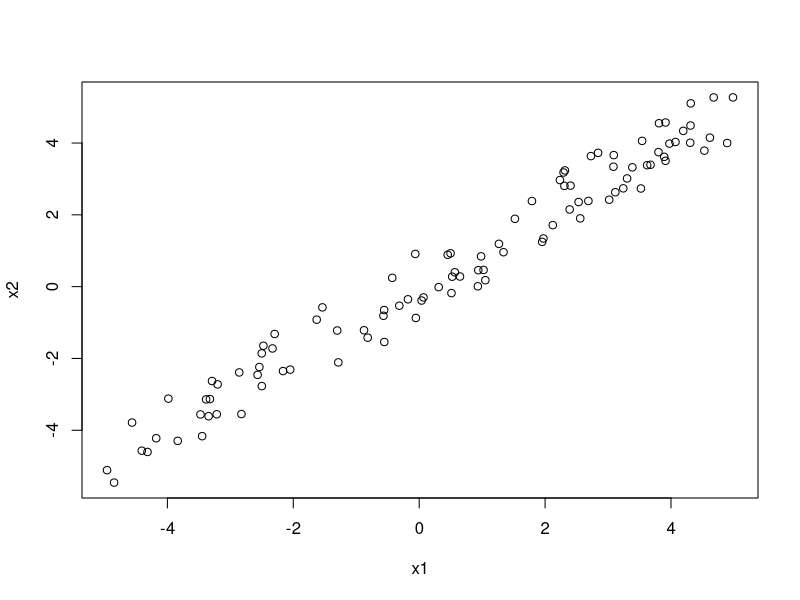
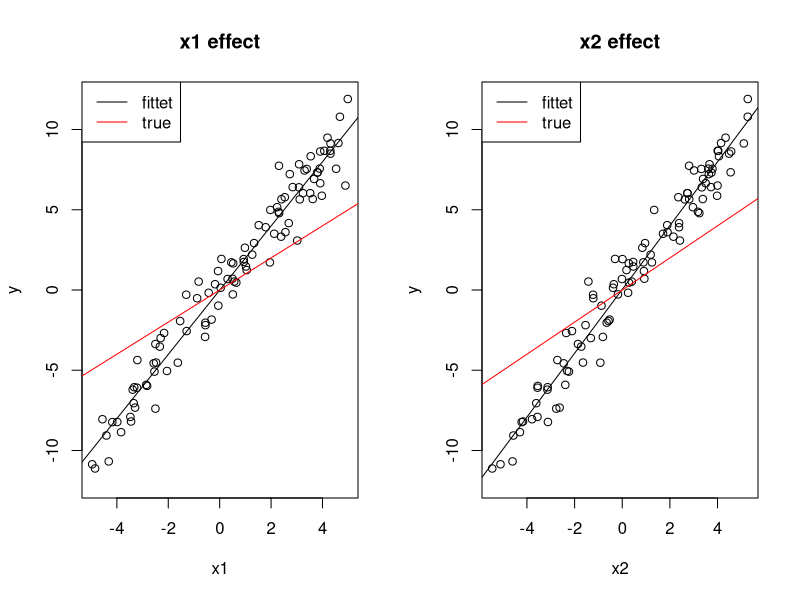

Recreate these plots in R, in order. (Note: this script raises an error after producing the figures.)
## ---- chunk 1
library(effects)
## ---- chunk 2
x1 = runif(100, -5,5)
x2 = x1 + 0.2*runif(100, -5,5)
## ---- chunk 3
plot(x1,x2)
cor(x1, x2)
## ---- chunk 4
y = x1 + x2 + rnorm(100)
## ---- chunk 5
coef(lm(y~x1))
coef(lm(y~x2))
## ---- chunk 6
par(mfrow =c(1,2))
plot(x1, y, main = "x1 effect", ylim = c(-12,12))
abline(lm(y~x1))
abline(0,1, col = "red")
legend("topleft", c("fittet", "true"), lwd=1, col = c("black", "red")) 
plot(x2, y, main = "x2 effect", ylim = c(-12,12))
abline(lm(y~x2))
abline(0,1, col = "red")
legend("topleft", c("fittet", "true"), lwd=1, col = c("black", "red")) 
## ---- chunk 7
coef(lm(y~x1 + x2))
plot(allEffects(lm(y~x1 + x2)), ylim = c(-12,12))
## ---- chunk 8
y = x1 - x2 + rnorm(100)
## ---- chunk 9
coef(lm(y~x1))
coef(lm(y~x2))
## ---- chunk 10
par(mfrow =c(1,2))
plot(x1, y, main = "x1 effect", ylim = c(-12,12))
abline(lm(y~x1))
abline(0,1, col = "red")
legend("topleft", c("fittet", "true"), lwd=1, col = c("black", "red")) 
plot(x2, y, main = "x2 effect", ylim = c(-12,12))
abline(lm(y~x2))
abline(0,-1, col = "red")
legend("topleft", c("fittet", "true"), lwd=1, col = c("black", "red")) 
## ---- chunk 11
coef(lm(y~x1 + x2))
plot(allEffects(lm(y~x1 + x2)), ylim = c(-12,12))
## ---- chunk 12
x1 = runif(50, -1,1)
x2 = runif(50, -1,1)
y = x1 + x2 + rnorm(50)

summary(lm(y~x1))
summary(lm(y~x2))
summary(lm(y~x1 + x2))
